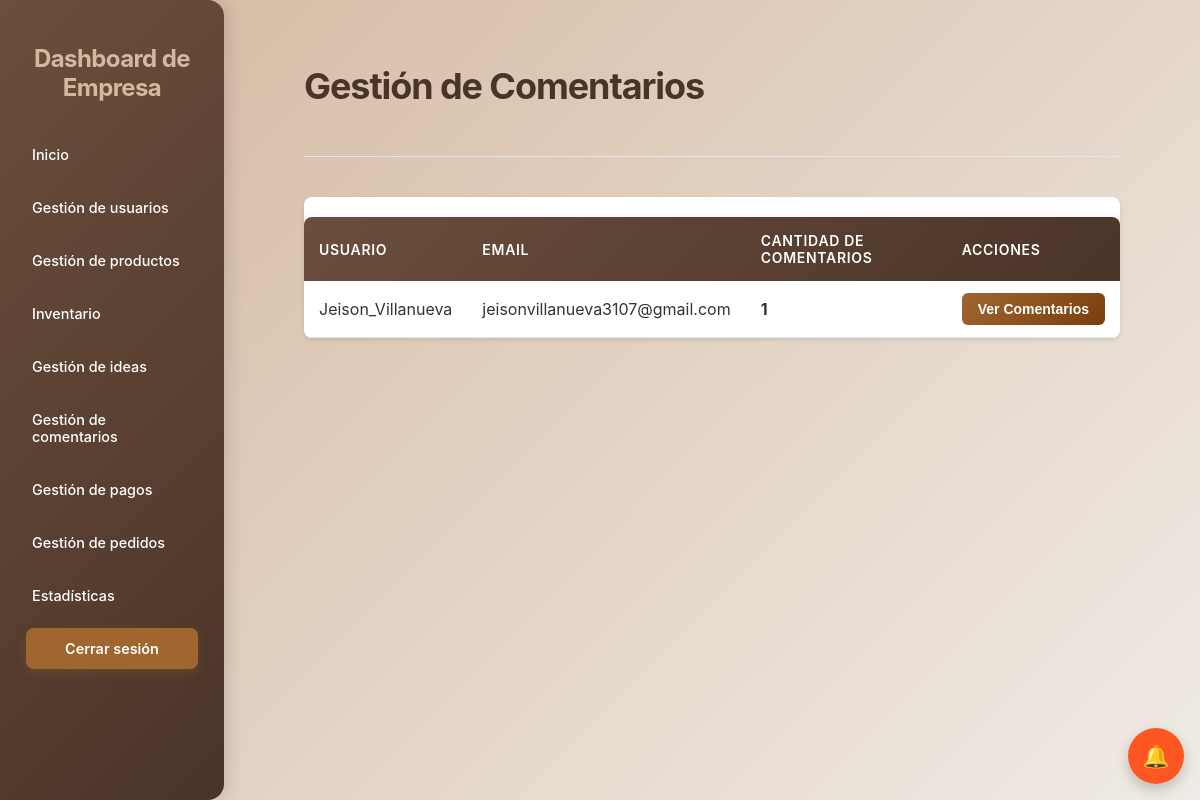
The page /empresa/comentarios/ (signed in) on the database its author committed.
### core/models.py (models this page shows, shortened)
class UserClientes(models.Model):
    usernameCliente = models.CharField(max_length=100, unique=True)
    passwordCliente = models.CharField(max_length=100)
    email = models.EmailField(max_length=100, blank=True)
    is_active = models.BooleanField(default=True)
    last_modified = models.DateTimeField(auto_now=True)
    status_changed_at = models.DateTimeField(null=True, blank=True)
    fecha_registro = models.DateTimeField(auto_now_add=True, null=True, blank=True)
    foto_perfil = models.ImageField(upload_to='uploads/perfiles/', blank=True, null=True)
    two_factor_enabled = models.BooleanField(default=False)
    two_factor_secret = models.CharField(max_length=32, blank=True, null=True)
    nombre_completo = models.CharField(max_length=200, blank=True, null=True)
    cedula = models.CharField(max_length=20, blank=True, null=True)
    telefono = models.CharField(max_length=20, blank=True, null=True, validators=[RegexValidator(r'^\d{7,15}$', 'Ingrese un número de teléfono válido (solo números, 7-15 dígitos)')])
    direccion = models.CharField(max_length=300, blank=True, null=True)
    ciudad = models.CharField(max_length=100, blank=True, null=True)
    departamento = models.CharField(max_length=100, blank=True, null=True)
    codigo_postal = models.CharField(max_length=10, blank=True, null=True)

### core/views.py (the view)
# urls.py: path('empresa/comentarios/', views.empresa_comentarios_view, name='empresa_comentarios'),
def empresa_comentarios_view(request):
    empresa_id = request.session.get('empresa_id')
    if not empresa_id:
        messages.error(request, 'Debes iniciar sesión como empresa')
        return redirect('login_empresa')
    from django.db.models import Count
    clientes_con_comentarios = UserClientes.objects.annotate(
        cantidad_comentarios=Count('comentarios')
    ).filter(
        cantidad_comentarios__gt=0
    ).order_by('-cantidad_comentarios')
    context = {
        'clientes_con_comentarios': clientes_con_comentarios,
    }
    return render(request, 'Empresas/gestion_comentarios.html', context)

### core/context_processors.py (called while the page is built, shortened)
def idea_notifications(request):
    username_cliente = request.session.get('usernameCliente')
    username_empresa = request.session.get('usernameEmpresa')
    has_notif = False
    try:
        if username_cliente:
            has_notif = MensajeIdea.objects.filter(
                idea__autor=username_cliente,
                remitente_tipo='empresa',
                leido=False
            ).exists()
    except Exception as e:
        print(f"Error en idea_notifications: {str(e)}")
        has_notif = False
    return {
        'has_idea_notifications': has_notif
    }

### Empresas/templates/Empresas/gestion_comentarios.html (shortened to what this page needs)
{% load static %}
<!DOCTYPE html>
<html lang="es">
<head>
    <link rel="stylesheet" href="{% static 'Empresas/css/styles3.css' %}">
    <link rel="stylesheet" href="{% static 'Empresas/css/pedidos.css' %}">
    <link rel="stylesheet" href="{% static 'Empresas/css/pagos.css' %}">
    <link rel="stylesheet" href="{% static 'Empresas/css/dashboard_responsive.css' %}">
</head>
<body>
<div class="dashboard-container">
    <aside>
        <h2>Dashboard de Empresa</h2>
        <nav>
            <ul>
                <li><a href="{% url 'dashboardEmpresa' %}">Inicio</a></li>
                <li><a href="{% url 'usuarios' %}">Gestión de usuarios</a></li>
                <li><a href="{% url 'GestiProductos' %}">Gestión de productos</a></li>
                <li><a href="{% url 'inventario' %}">Inventario</a></li>
                <li><a href="{% url 'empresa_ideas' %}">Gestión de ideas</a></li>
                <li><a href="{% url 'empresa_comentarios' %}">Gestión de comentarios</a></li>
                <li><a href="{% url 'gestion_pagos' %}">Gestión de pagos</a></li>
                <li><a href="{% url 'gestion_pedidos' %}">Gestión de pedidos</a></li>
                <li><a href="{% url 'estadisticas' %}">Estadísticas</a></li>
            </ul>
        </nav>
        <a href="{% url 'logout' %}" class="logout-button">Cerrar sesión</a>
    </aside>
    <main>
        <header>
            <h1>Gestión de Comentarios</h1>
        </header>
        {% if clientes_con_comentarios %}
            <div class="tabla-clientes">
                <table>
                    <thead>
                        <tr>
                            <th>Usuario</th>
                            <th>Email</th>
                            <th>Cantidad de Comentarios</th>
                            <th>Acciones</th>
                        </tr>
                    </thead>
                    <tbody>
                        {% for cliente in clientes_con_comentarios %}
                        <tr>
                            <td>{{ cliente.usernameCliente }}</td>
                            <td>{{ cliente.email }}</td>
                            <td><strong>{{ cliente.cantidad_comentarios }}</strong></td>
                            <td>
                                <button class="btn-ver-comentarios" onclick="verComentariosCliente({{ cliente.id }}, '{{ cliente.usernameCliente }}')">
                                    Ver Comentarios
                                </button>
                            </td>
                        </tr>
                        {% endfor %}
                    </tbody>
                </table>
            </div>
        {% else %}
            <div class="no-datos">
                No hay comentarios registrados aún.
            </div>
        {% endif %}
    </main>
</div>
{% include 'core/modal_notificaciones.html' %}
{% load static %}
<link rel="stylesheet" href="{% static 'core/css/floating.css' %}">
<link rel="stylesheet" href="{% static 'core/css/notificaciones.css' %}">
<a id="floating-notif-btn-empresa" class="floating-btn floating-notif" style="display: flex;" title="Notificaciones" onclick="event.preventDefault(); abrirNotificaciones();">
    <span class="fb-icon">🔔</span>
</a>
</body>
</html>

### Empresas/static/Empresas/css/styles3.css (style rules this page uses)
body { font-family: 'Inter', sans-serif; background: linear-gradient(135deg, #D4B8A0 0%, #f0ebe6 100%); margin: 0; padding: 0; }
.dashboard-container { min-height: 100vh; display: flex; }
aside { background: linear-gradient(135deg, #6B4E3D, #4A3428); color: #ffffff; padding: 1.5rem 1rem; border-top-right-radius: 1rem; border-bottom-right-radius: 1rem; box-shadow: 6px 0 15px rgba(0, 0, 0, 0.1); display: flex; flex-direction: column; width: 14rem; min-width: 14rem; max-width: 14rem; height: 100vh; position: fixed; left: 0; top: 0; overflow-y: auto; flex-shrink: 0; }
aside nav { flex-grow: 0; }
aside nav ul { list-style: none; padding: 0; margin: 0; }
aside h2 { font-size: 1.5rem; font-weight: 700; margin-bottom: 2rem; color: #D4B8A0; letter-spacing: -0.025em; text-align: center; }
aside nav ul li { margin-bottom: 0.75rem; }
aside nav ul li a { display: flex; align-items: center; padding: 0.75rem 1rem; border-radius: 0.5rem; transition: background-color 0.3s ease, color 0.3s ease, transform 0.2s ease; color: #ffffff; text-decoration: none; font-weight: 500; font-size: 0.9rem; }
.logout-button { display: block; width: 90%; margin: 0 auto; text-align: center; padding: 0.75rem 1rem; background-color: #A0662F; color: white; font-weight: 600; font-size: 0.9rem; border-radius: 0.5rem; transition: background-color 0.3s ease, transform 0.2s ease; box-shadow: 0 4px 10px rgba(160, 102, 47, 0.3); text-decoration: none; }
main { flex-grow: 1; padding: 2.5rem 5rem 6rem 5rem; overflow-y: visible; margin-left: 14rem; min-height: 100vh; width: calc(100% - 14rem); box-sizing: border-box; }
main header { margin-bottom: 2.5rem; display: flex; justify-content: space-between; align-items: center; padding-bottom: 1.5rem; border-bottom: 1px solid #e0e6ec; max-width: 1400px; }
main h1 { font-size: 2.25rem; font-weight: 700; color: #4A3428; letter-spacing: -0.03em; }
table { width: 100%; border-collapse: collapse; margin-top: 20px; box-shadow: 0 2px 8px rgba(0, 38, 255, 0.1); background-color: #fff; border-radius: 8px; overflow: hidden; }
thead { background: linear-gradient(135deg, #6B4E3D, #4A3428); color: #fff; }
th { padding: 1rem; text-align: left; font-weight: 600; text-transform: uppercase; font-size: 0.875rem; letter-spacing: 0.05em; }
tbody tr { border-bottom: 1px solid #e0e6ec; }
td { padding: 1rem; color: #333; }
td:last-child { white-space: nowrap; }
@media (min-width: 1200px) { main { max-width: 1600px; } }

### Empresas/static/Empresas/css/pedidos.css (style rules this page uses)
.tabla-clientes { width: 100%; background: white; border-radius: 8px; overflow: hidden; box-shadow: 0 2px 4px rgba(0,0,0,0.1); margin-top: 20px; }
.tabla-clientes table { width: 100%; border-collapse: collapse; }
.tabla-clientes thead { background: linear-gradient(135deg, #6B4E3D, #4A3428); color: white; }
.tabla-clientes th { padding: 15px; text-align: left; font-weight: 600; }
.tabla-clientes td { padding: 12px 15px; border-bottom: 1px solid #e5e7eb; }

### Empresas/static/Empresas/css/pagos.css (style rules this page uses)
.btn-ver-comentarios { padding: 8px 16px; background: linear-gradient(135deg, #A0662F, #7A3E0E); color: white; border: none; border-radius: 6px; cursor: pointer; font-weight: 600; font-size: 0.875rem; transition: all 0.3s; }

### Empresas/static/Empresas/css/dashboard_responsive.css (style rules this page uses)
html { overflow-x: hidden; width: 100%; max-width: 100vw; }
body { overflow-x: hidden; width: 100%; max-width: 100vw; }
* { box-sizing: border-box; }

### static/core/css/floating.css (style rules this page uses)
.floating-btn { pointer-events: auto !important; display: flex !important; align-items: center !important; justify-content: center !important; position: fixed !important; width: 56px !important; height: 56px !important; border-radius: 50% !important; background: #A0662F !important; color: white !important; text-decoration: none !important; box-shadow: 0 6px 14px rgba(0,0,0,0.2) !important; transition: transform .15s ease, opacity .15s ease !important; }
.floating-btn .fb-icon { font-size: 22px; }
.floating-notif { position: fixed !important; bottom: 16px !important; right: 16px !important; background: #ff5722 !important; z-index: 10002 !important; display: flex !important; }

### rows shown on the page
UserClientes: usernameCliente "Jeison_Villanueva", email "jeisonvillanueva3107@gmail.com", cantidad_comentarios "1"
